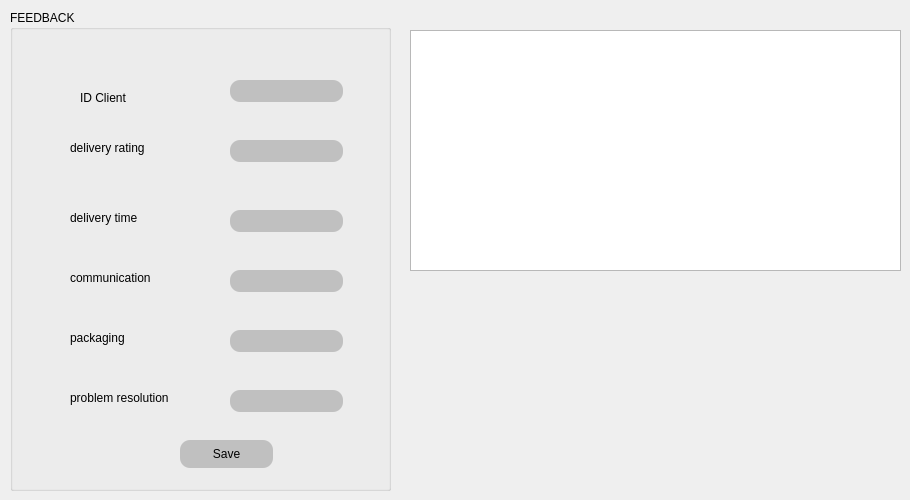
      <widget class="QWidget" name="feedback_stat">
       <attribute name="title">
        <string>FeedBack</string>
       </attribute>
       <widget class="QGroupBox" name="groupBox_5">
        <property name="geometry">
         <rect>
          <x>10</x>
          <y>10</y>
          <width>381</width>
          <height>481</height>
         </rect>
        </property>
        <property name="styleSheet">
         <string notr="true"/>
        </property>
        <property name="title">
         <string>FEEDBACK</string>
        </property>
        <widget class="QLineEdit" name="le_rating">
         <property name="geometry">
          <rect>
           <x>220</x>
           <y>130</y>
           <width>113</width>
           <height>22</height>
          </rect>
         </property>
         <property name="styleSheet">
          <string notr="true">QLineEdit
{
border:none ;
color :solid black ;
background-color: silver ;
border-radius: 10px ;
}

QLineEdit:Hover
{
	background-color : white;
border-radius: 10px ;
	border-bottom : 10px cyan ;
	color :black ;
}
</string>
         </property>
        </widget>
        <widget class="QLabel" name="label_31">
         <property name="geometry">
          <rect>
           <x>60</x>
           <y>130</y>
           <width>91</width>
           <height>16</height>
          </rect>
         </property>
         <property name="styleSheet">
          <string notr="true"/>
         </property>
         <property name="text">
          <string>delivery rating </string>
         </property>
        </widget>
        <widget class="QLabel" name="label_32">
         <property name="geometry">
          <rect>
           <x>60</x>
           <y>200</y>
           <width>81</width>
           <height>16</height>
          </rect>
         </property>
         <property name="styleSheet">
          <string notr="true"/>
         </property>
         <property name="text">
          <string>delivery time</string>
         </property>
        </widget>
        <widget class="QLabel" name="label_33">
         <property name="geometry">
          <rect>
           <x>60</x>
           <y>260</y>
           <width>91</width>
           <height>16</height>
          </rect>
         </property>
         <property name="styleSheet">
          <string notr="true"/>
         </property>
         <property name="text">
          <string>communication</string>
         </property>
        </widget>
        <widget class="QPushButton" name="pb_FeedBack">
         <property name="geometry">
          <rect>
           <x>170</x>
           <y>430</y>
           <width>93</width>
           <height>28</height>
          </rect>
         </property>
         <property name="styleSheet">
          <string notr="true">QPushButton
{
border:none ;
color :solid black ;
background-color: silver ;
border-radius: 10px ;

}

QPushButton:Hover
{
	background-color : navy;
	border-radius: 10px ;
	border-bottom : 10px cyan ;
	color :white ;
}



</string>
         </property>
         <property name="text">
          <string>Save</string>
         </property>
        </widget>
        <widget class="QLabel" name="label_34">
         <property name="geometry">
          <rect>
           <x>60</x>
           <y>320</y>
           <width>71</width>
           <height>16</height>
          </rect>
         </property>
         <property name="styleSheet">
          <string notr="true"/>
         </property>
         <property name="text">
          <string>packaging</string>
         </property>
        </widget>
        <widget class="QLabel" name="label_35">
         <property name="geometry">
          <rect>
           <x>60</x>
           <y>380</y>
           <width>111</width>
           <height>16</height>
          </rect>
         </property>
         <property name="styleSheet">
          <string notr="true"/>
         </property>
         <property name="text">
          <string>problem resolution</string>
         </property>
        </widget>
        <widget class="QLineEdit" name="le_time">
         <property name="geometry">
          <rect>
           <x>220</x>
           <y>200</y>
           <width>113</width>
           <height>22</height>
          </rect>
         </property>
         <property name="styleSheet">
          <string notr="true">QLineEdit
{
border:none ;
color :solid black ;
background-color: silver ;
border-radius: 10px ;
}

QLineEdit:Hover
{
	background-color : white;
border-radius: 10px ;
	border-bottom : 10px cyan ;
	color :black ;
}
</string>
         </property>
        </widget>
        <widget class="QLineEdit" name="le_comu">
         <property name="geometry">
          <rect>
           <x>220</x>
           <y>260</y>
           <width>113</width>
           <height>22</height>
          </rect>
         </property>
         <property name="styleSheet">
          <string notr="true">QLineEdit
{
border:none ;
color :solid black ;
background-color: silver ;
border-radius: 10px ;
}

QLineEdit:Hover
{
	background-color : white;
border-radius: 10px ;
	border-bottom : 10px cyan ;
	color :black ;
}
</string>
         </property>
        </widget>
        <widget class="QLineEdit" name="le_pack">
         <property name="geometry">
          <rect>
           <x>220</x>
           <y>320</y>
           <width>113</width>
           <height>22</height>
          </rect>
         </property>
         <property name="styleSheet">
          <string notr="true">QLineEdit
{
border:none ;
color :solid black ;
background-color: silver ;
border-radius: 10px ;
}

QLineEdit:Hover
{
	background-color : white;
border-radius: 10px ;
	border-bottom : 10px cyan ;
	color :black ;
}
</string>
         </property>
        </widget>
        <widget class="QLineEdit" name="le_prob">
         <property name="geometry">
          <rect>
           <x>220</x>
           <y>380</y>
           <width>113</width>
           <height>22</height>
          </rect>
         </property>
         <property name="styleSheet">
          <string notr="true">QLineEdit
{
border:none ;
color :solid black ;
background-color: silver ;
border-radius: 10px ;
}

QLineEdit:Hover
{
	background-color : white;
border-radius: 10px ;
	border-bottom : 10px cyan ;
	color :black ;
}
</string>
         </property>
        </widget>
        <widget class="QLineEdit" name="id_FeedBack">
         <property name="geometry">
          <rect>
           <x>220</x>
           <y>70</y>
           <width>113</width>
           <height>22</height>
          </rect>
         </property>
         <property name="styleSheet">
          <string notr="true">QLineEdit
{
border:none ;
color :solid black ;
background-color: silver ;
border-radius: 10px ;
}

QLineEdit:Hover
{
	background-color : white;
border-radius: 10px ;
	border-bottom : 10px cyan ;
	color :black ;
}
</string>
         </property>
        </widget>
        <widget class="QLabel" name="label_36">
         <property name="geometry">
          <rect>
           <x>70</x>
           <y>80</y>
           <width>61</width>
           <height>16</height>
          </rect>
         </property>
         <property name="styleSheet">
          <string notr="true"/>
         </property>
         <property name="text">
          <string>ID Client</string>
         </property>
        </widget>
       </widget>
       <widget class="QLabel" name="label_37">
        <property name="geometry">
         <rect>
          <x>480</x>
          <y>50</y>
          <width>141</width>
          <height>151</height>
         </rect>
        </property>
        <property name="text">
         <string/>
        </property>
       </widget>
       <widget class="QTableView" name="tab_FeedBack">
        <property name="geometry">
         <rect>
          <x>410</x>
          <y>30</y>
          <width>491</width>
          <height>241</height>
         </rect>
        </property>
       </widget>
      </widget>
